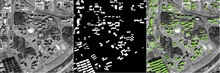
%> input picture Keras-Residual Unet/data_samples/data_sample.jpg, 220 x 73 px, shrunk from 4732 x 1574 before the run
$ octave PSI.m   (GNU Octave 9; MATLAB toolbox functions it lacks are replaced by stand-ins)
%> lines starting %> are read from the running program, lines starting %| are printed output that depends on the picture
%1. Read File with UI

[fileName,filePath] = uigetfile({'*.tif';'*.*'},'Please Select Input Image');
%> the answer given: ../../Keras-Residual Unet/data_samples/data_sample.jpg
fileNamePath=[filePath,fileName]; %acquire absolute dir
tic
raw_img=imread(fileNamePath);
%> raw_img is the input picture: size 73x220x3 uint8; mean R, G, B 91.4, 93.9, 88.8
disp('Size of input image:');
[row,col,band]=size(raw_img);
%> row = 73; col = 220; band = 3
disp([row,col,band]);
%|     73   220     3
%2. Calculate PSI
%2.1 Set Parameters

%     Two extend conditions:
%     -   PHi is less than  T1.    &&
%     -- Number of pixels in this direction line is less than T2.
T1=110;  %Default spactral threshold
T2=50;    %Default spatial threshold
D = 20;%D indicates the total number of direction lines
T1_str = inputdlg('The spectral homogeneity threshold','Set T1');
%> the answer given: 100
if(size(T1_str,1)~=0)
    T1 = str2double(T1_str{1});
end
T2_str = inputdlg('Number of pixels in each direction line','Set T2');
%> the answer given: 3
if(size(T2_str,1)~=0)
    T2 = str2double(T2_str{1});
end
D_str = inputdlg('Number of directions','Set D');
%> the answer given: 3
if(size(D_str,1)~=0)
    D= str2double(D_str{1});
end

%2.2 Calculate PSI
% PSIndex=zeros(row,col,D);
% PSIndex=zeros(row,col,D,'double');

%NOTICE: Prof. X. Huang said we should output a D bands data instead of add them up.
%                  Output cannot be sum(PSIndex) or mean(PSIndex), since
%                  they will lose useful information.

%2.2.1 Create a templet for Dirction Lines in advance.
%from 0-180 degree [but it seems to be 0-90 in an image of the paper]
degree=linspace(0,3.14159/2,D);
ratio_col=cos(degree);  %  ---> right
ratio_row=sin(degree); %  | up
length=1:T2;
templet_offset_col=fix(length'*ratio_col);
templet_offset_row=fix(length'*ratio_row);
%example: templet_offset_col(5,15)-> Offset value in Col of direction No.15 & length No.5


for pi=1:row    % pixel (i,j)
    for pj=1:col

        %each pixel:
        for dir=1:D
            ending_point=zeros(2);
            %2.2.2 Using templet to extend the direction line
            %each direction line:
            for length=1:T2
                diff_col=templet_offset_col(length,dir);
                diff_row=templet_offset_row(length,dir);
                %1. exist
                if((pi+diff_row)<1||(pi+diff_row)>row||(pj+diff_col)<1||(pj+diff_col)>col)
                    break;
                else
                    PH=0;
                    for dim=1:band
                        PH=PH+abs(raw_img(pi,pj,dim)-raw_img(pi+diff_row,pj+diff_col,dim));
                    end%for dim
                end% if-else
                %2. Spactral limitation
                if(PH<T1)
                    ending_point=[diff_row,diff_col];
                else
                    break
                end
            end%end length (line)
            %2.2.3 City-block Distance
            PSIndex(pi,pj,dir)=sum(sum(abs(ending_point)));
        end%for dir (pixel)
    end%for pj
    disp(['Finish line No.',num2str(pi)]);
end%for pi
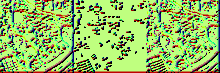
%> PSIndex: size 73x220x3 double; mean R, G, B 2.36, 2.99, 1.57; drawn with min black and max white
%> after the loop, PH = 0

%3. Mapping double to uint8
% PSIndex_uint8=uint8(255 * mat2gray(PSIndex));
for i=1:D
    fileName=['PSI',num2str(i),'.tif'];
%     temp=squeeze(PSIndex_uint8(:,:,i));
    temp=imadjust(PSIndex(:,:,i));
    imwrite(temp,fileName);
end
%> this loop made 3 passes
%> pass 1, `temp=imadjust(PSIndex(:,:,i));`:
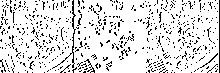
%> temp: size 73x220 double; values 0 (black) and 1 (white), 87.3% white; black in thin lines or dots
%> pass 2, `temp=imadjust(PSIndex(:,:,i));`:
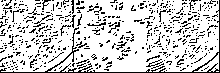
%> temp: size 73x220 double; values 0 (black) and 1 (white), 80.5% white; black in thin lines or dots

temp=imadjust(sum(PSIndex,3));
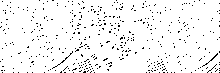
%> temp: size 73x220 double; values 0 (black) and 1 (white), 95.4% white; black in thin lines or dots
imwrite(temp,'PSI.tif');

% [7 lines of commented-out code are left out]
